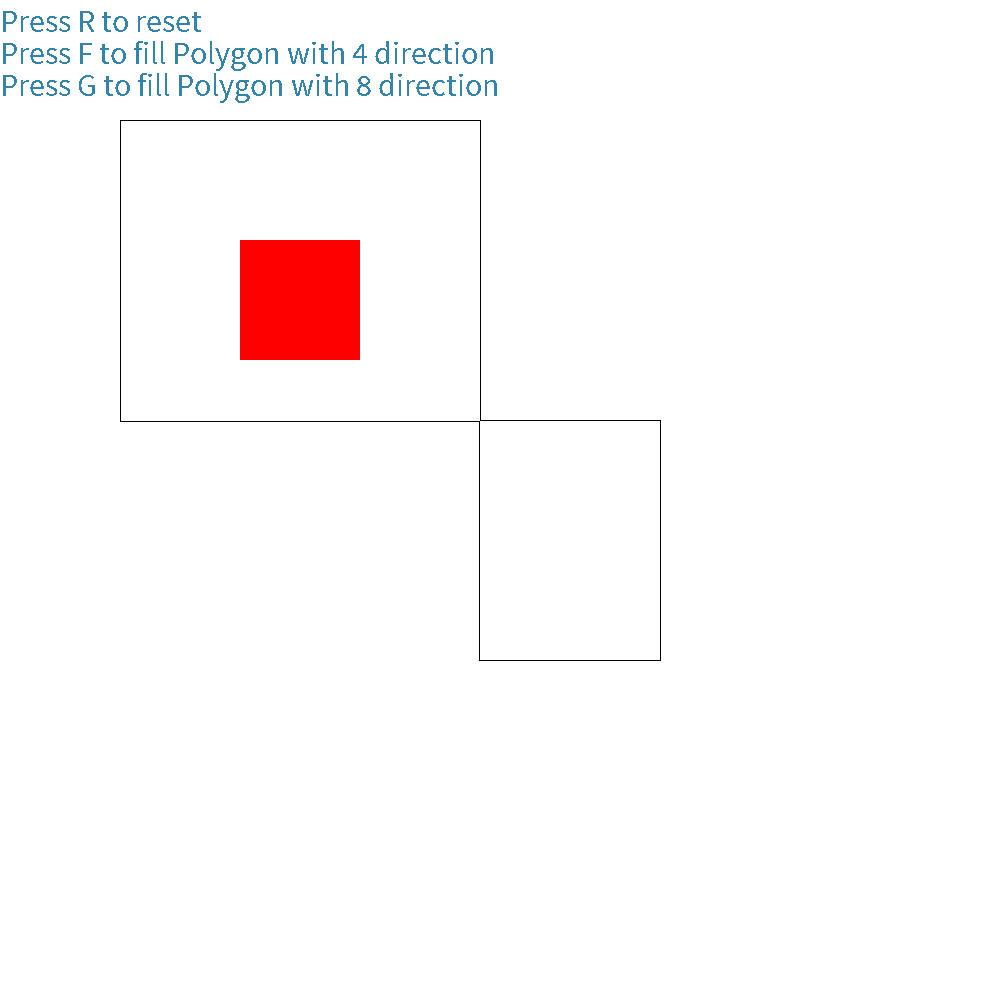
Frame 1 (no input)
Frame 60 (the mouse pressed at the canvas centre just before this capture): identical to frame 1, image omitted
Frame 120 (the mouse held since frame 60 and released just before this capture): identical to frame 1, image omitted

The Processing sketch that drew this single still picture (run headless with seeded random() and noise(); from frame 60 on, the mouse is pressed at the canvas centre):

// Processing sketch: Cg15_BoundarySeedFill_PolygonFill
// ── Cg15_BoundarySeedFill_PolygonFill.pde
int scale = 60;
boolean fillDir4 = false;
boolean fillDir8 = false;
Polygon polygon;

void setup()
{
    //窗口的尺寸不要修改，Polygon内部填充算法现在是使用写死的窗口大小来写的算法
    //如果改了这里，内部算法的参数也要修改
    size(1000, 1000);
    background(255);
    smooth(0);  //不要平滑，不然线的颜色达不到纯黑色
    
    Point[] points = new Point[8];
    points[0] = new Point(2*scale,2*scale);
    points[1] = new Point(2*scale,421);
    points[2] = new Point(479,421);
    points[3] = new Point(479,11*scale);
    points[4] = new Point(11*scale,11*scale);
    points[5] = new Point(11*scale,7*scale);
    points[6] = new Point(8*scale,7*scale);
    points[7] = new Point(8*scale,2*scale);
    polygon = new Polygon(points);
}

void draw()
{
    background(255);

    fill(0, 102, 153, 204);
    textSize(32);
    text("Press R to reset", 0, 32);
    text("Press F to fill Polygon with 4 direction", 0, 64);
    text("Press G to fill Polygon with 8 direction", 0, 96);
    
    stroke(0);
    polygon.Render();
    
    stroke(255,0,0);
    for(int i =4*scale; i<6*scale; ++i)
    {
        for(int j= 4*scale; j<6*scale; ++j)
        {
            point(i,j);
        }
    }
    
    if(fillDir4)
    {
        polygon.FillPolygon(181,265, color(0, 0, 0), color(122, 222, 255), false);
    }
    
    if(fillDir8)
    {
        polygon.FillPolygon(181,265, color(0, 0, 0), color(122, 222, 255), true);
    }
}

void keyPressed()
{
    if (keyPressed) 
    {
        if (key == 'R' || key == 'r') 
        {
            fillDir4 = false;
            fillDir8 = false;
        }
        
        if (key == 'F' || key == 'f') 
        {
            fillDir4 = true;
            fillDir8 = false;
        }
        
        if (key == 'G' || key == 'g') 
        {
            fillDir4 = false;
            fillDir8 = true;
        }
    } 
}
// ── Polygon.pde
public class Point
{
    public int x;
    public int y;
    
    public Point(int _x, int _y)
    {
        x = _x;
        y = _y;
    }
}

public class Polygon
{
    private Point[] points;
    
    public Polygon(Point[] _points)
    {
        points = _points;
    }
    
    public void Render()
    {
        int lastPoint = points.length -1;
        for(int i = 0; i < points.length; ++i)
        {
            line(points[lastPoint].x, points[lastPoint].y ,points[i].x, points[i].y);
            lastPoint = i;
        }
    }
    
    //边界填充算法填充多边形
    public void FillPolygon(int seedX, int seedY, color boundaryColor, color newColor, boolean isDir8)
    {
        Point[] dir_8 = new Point[8];
        dir_8[0] = new Point(0,-1);
        dir_8[1] = new Point(1,0);
        dir_8[2] = new Point(0,1);
        dir_8[3] = new Point(-1,0);
        dir_8[4] = new Point(-1,-1);
        dir_8[5] = new Point(1,-1);
        dir_8[6] = new Point(1,1);
        dir_8[7] = new Point(-1,1);
        
        //Processing中不能直接使用栈，这里用ArrayList代替
        ArrayList<Point> stack = new ArrayList<Point>();
        
        loadPixels(); //获取显示窗口的像素
        
        if(CanReplaceColor(seedX, seedY, boundaryColor, newColor))
        {
             stack.add(new Point(seedX, seedY));  
        }
       
        int dirLength = isDir8 ? 8 : 4;
        while(stack.size() > 0)
        {
            Point p = stack.get(stack.size() -1);
            stack.remove(stack.size() -1);
            SetNewColor(p.x, p.y, newColor);
            
            for(int i = 0; i < dirLength; ++i)
            {
               if(CanReplaceColor(p.x + dir_8[i].x, p.y + dir_8[i].y, boundaryColor, newColor))
               {
                   stack.add(new Point(p.x + dir_8[i].x, p.y + dir_8[i].y));
               }
            }
        }
             
        updatePixels();
    }
    
    private boolean CanReplaceColor(int x, int y, color boundaryColor, color newColor)
    {
        //显示窗口的宽度，用于操纵显示窗口的像素值
        int displayWindowWidth = 1000;
        
        int index = displayWindowWidth * y + x;
        if(index < pixels.length && index >= 0)
        {
            if(boundaryColor != pixels[index] && pixels[index] != newColor)
            {
                return true;   
            }
        }
        return false;
    }
    
    private void SetNewColor(int x, int y, color newColor)
    {
        //显示窗口的宽度，用于操纵显示窗口的像素值
        int displayWindowWidth = 1000;
        
        int index = displayWindowWidth * y + x;
        if(index < pixels.length && index >= 0)
        {
            pixels[index] = newColor;
        }
    }
}
